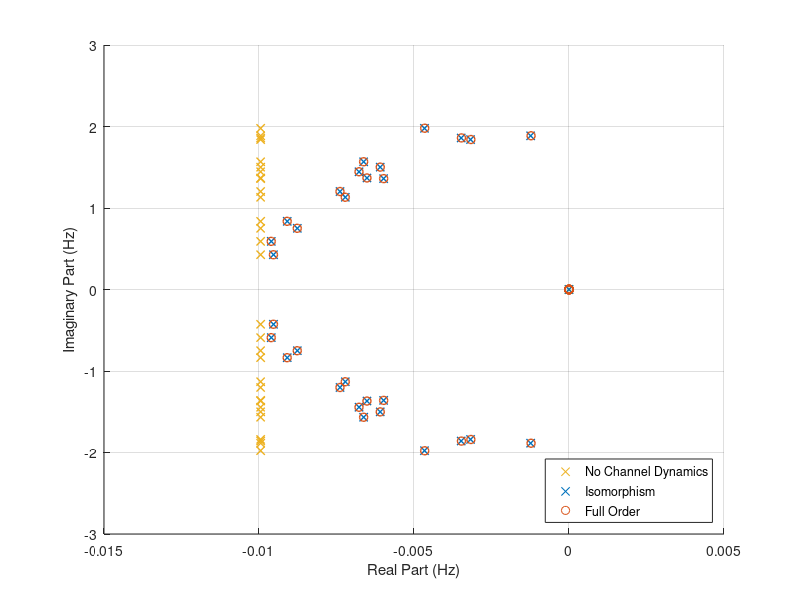

Recreate this plot in MATLAB.
clear all
clc
close all

%%
RgbBlue = [0, 0.4470, 0.7410];
RgbRed = [0.8500, 0.3250, 0.0980];
RgbYellow = [0.9290, 0.6940, 0.1250];

%%
Pole_FullOrder = load('pole_sys_FullOrder').pole_sys;
Pole_NoShift_NoL = load('pole_T1cl_NoL').pole_T1cl;
Pole_NoShift_WithL = load('pole_T1cl_WithL').pole_T1cl;
Pole_WithShift_NoL = load('pole_T12cl_NoL').pole_T12cl;
Pole_WithShift_WithL = load('pole_T12cl_WithL').pole_T12cl;

%%
LineWdith = 1;
FigSize = [0.1,0.1,0.35,0.6];

%%
figure(1)
set(gcf,'units','normalized','outerposition',FigSize);
scatter(real(Pole_NoShift_WithL),imag(Pole_NoShift_WithL),'x','LineWidth',LineWdith,'MarkerEdgeColor',RgbYellow); hold on; grid on;
scatter(real(Pole_WithShift_WithL),imag(Pole_WithShift_WithL),'x','LineWidth',LineWdith,'MarkerEdgeColor',RgbBlue); hold on; grid on;
scatter(real(Pole_FullOrder),imag(Pole_FullOrder),'o','LineWidth',LineWdith,'MarkerEdgeColor',RgbRed); hold on; grid on;

axis([-0.015,0.005,-3,3]);
legend('No Channel Dynamics','Isomorphism','Full Order','location','southeast')
ylabel('Imaginary Part (Hz)')
xlabel('Real Part (Hz)')

print(gcf,['TestData_Gfm\PoleGfmFreqShift.png'],'-dpng','-r600');